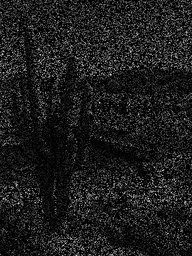
#> input picture filter/image/A.png, 192 x 256 px, shrunk from 306 x 408 before the run
$ jupyter execute --allow-errors image.ipynb   (shell and % lines are left out)
#> lines starting #> are read from the running program, lines starting #| are printed output that depends on the picture
[cell 1]
import numpy as np
import cv2
import matplotlib.pyplot as plt
img_origin = cv2.imread('./image/A.png')
#> img_origin is the input picture: shape (256, 192, 3); min 0, max 228, mean 28.7
b,g,r = cv2.split(img_origin)
img_origin = cv2.merge([r,g,b])
plt.imshow(img_origin)

### 加上噪声

#> (a cell that did not finish here is left out)

### 获取噪声mask

[cell 3]
mask = []
#> (the rest of this cell did not finish here and is left out)

### 利用cvxpy解决图像凸优化

[cell 4]
# [18 lines of commented-out code are left out]

[cell 5]
img_medianBlur = cv2.medianBlur(img_origin, 3)
plt.subplot(121),plt.imshow(img_origin)
plt.subplot(122),plt.imshow(img_medianBlur)
plt.show()
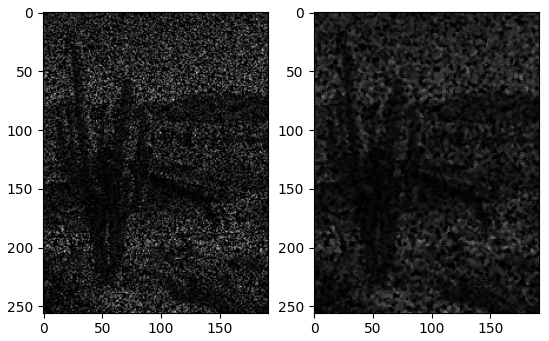
#> figure drawn by matplotlib, 2 panels

[cell 6]
img_blur=cv2.blur(img_origin,(5, 5))
plt.subplot(121),plt.imshow(img_origin)
plt.subplot(122),plt.imshow(img_blur)
plt.show()

[cell 7]
img_gaussianBlur=cv2.GaussianBlur(img_origin,(3,3),0)
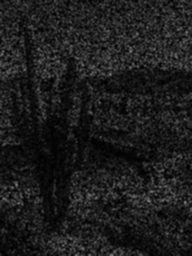
#> img_gaussianBlur: shape (256, 192, 3); min 0, max 128, mean 28.7
plt.subplot(121),plt.imshow(img_origin)
plt.subplot(122),plt.imshow(img_gaussianBlur)
plt.show()

[cell 8]
img_bilateral=cv2.bilateralFilter(img_origin,10,10,30)
plt.subplot(121),plt.imshow(img_origin)
plt.subplot(122),plt.imshow(img_bilateral)
plt.show()

[cell 9]
img_NLmeans = cv2.fastNlMeansDenoisingColored(img_origin,None,10,10,7,21)
plt.subplot(121),plt.imshow(img_origin)
plt.subplot(122),plt.imshow(img_NLmeans)
plt.show()

[cell 10]
def ArithmeticMeanOperator(roi):
    return np.mean(roi)
def ArithmeticMeanAlogrithm(image):
    new_image = np.zeros(image.shape)
    image = cv2.copyMakeBorder(image,1,1,1,1,cv2.BORDER_DEFAULT)
    for i in range(1,image.shape[0]-1):
        for j in range(1,image.shape[1]-1):
            new_image[i-1,j-1] = ArithmeticMeanOperator(image[i-1:i+2,j-1:j+2])
    new_image = (new_image-np.min(image))*(255/np.max(image))
    return new_image.astype(np.uint8)
def rgbArithmeticMean(image):
    r,g,b = cv2.split(image)
    r = ArithmeticMeanAlogrithm(r)
    g = ArithmeticMeanAlogrithm(g)
    b = ArithmeticMeanAlogrithm(b)
    return cv2.merge([r,g,b])
#> returned value: shape (256, 192, 3)
plt.subplot(121),plt.imshow(img_origin)
plt.subplot(122),plt.imshow(rgbArithmeticMean(img_origin))
plt.show()

[cell 11]
import cv2
import numpy as np
import matplotlib.pyplot as plt

img_noise = cv2.imread('./image/B.png')
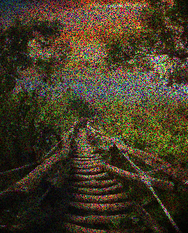
#> input picture filter/image/B.png, 188 x 233 px, shrunk from 299 x 372 before the run
#> img_noise is the input picture: shape (233, 188, 3); mean B, G, R 38.1, 58.4, 68.5
b, g, r = cv2.split(img_noise)
#> b: shape (233, 188)
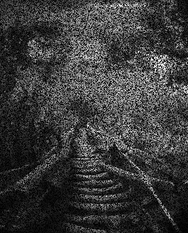
#> g: shape (233, 188); min 0, max 255, mean 58.4
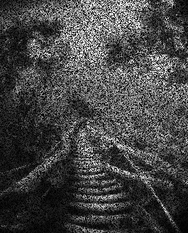
#> r: shape (233, 188); min 0, max 255, mean 68.5
img_noise = cv2.merge([r, g, b])

mask = []
for row in range(img_noise.shape[0]):
    line_mask = []
    for col in range(img_noise.shape[1]):
        if img_noise[row][col][0] != 0 or img_noise[row][col][1] != 0 or img_noise[row][col][2] != 0:
            line_mask.append(1)
        else:
            line_mask.append(0)
    mask.append(line_mask)


def IHMeanMask(image):
    img_mask = image.copy()
    for row in range(image.shape[0]):
        for col in range(image.shape[1]):
            if mask[row][col] == 1:
                img_mask[row][col] = img_noise[row][col]
            else:
                pass
    return img_mask

def IHMeanOperator(roi, q):
    roi = roi.astype(np.float64)
    return np.mean((roi)**(q+1))/np.mean((roi)**(q))

def IHMeanFilter(image, q):
#> called with q = 0.1
    image_filter = np.zeros(image.shape)
    image = cv2.copyMakeBorder(image, 1, 1, 1, 1, cv2.BORDER_DEFAULT)
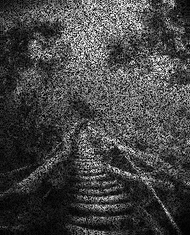
#> image: shape (235, 190); min 0, max 255, mean 68.1
    for i in range(1, image.shape[0]-1):
        for j in range(1, image.shape[1]-1):
            image_filter[i-1, j-1] = IHMeanOperator(image[i-1:i+2, j-1:j+2], q)
#> this loop made 233 passes
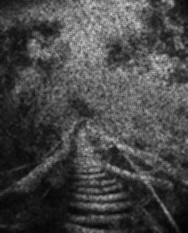
#> image_filter: shape (233, 188) float64; min 3.02, max 209.9, mean 70.8
    image_filter = (image_filter-np.min(image))*(255/np.max(image))
    return image_filter.astype(np.uint8)
#> returned value: shape (233, 188)


def IHMean(image, q):
    r, g, b = cv2.split(image)
    r = IHMeanFilter(r, q)
    g = IHMeanFilter(g, q)
#> call 2 of IHMeanFilter, with q = 0.1
#> after the loop in IHMeanFilter (call 2), `for i in range(1, image.shape[0]-1):`:
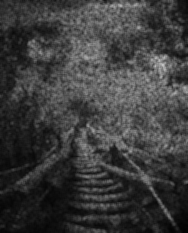
#> image_filter: shape (233, 188) float64; min 2.52, max 196.9, mean 60.3
    b = IHMeanFilter(b, q)
#> call 3 of IHMeanFilter, with q = 0.1
#> after the loop in IHMeanFilter (call 3), `for i in range(1, image.shape[0]-1):`:
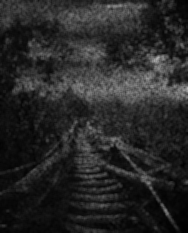
#> image_filter: shape (233, 188) float64; min 1.46, max 178, mean 39.7
    return cv2.merge([r, g, b])
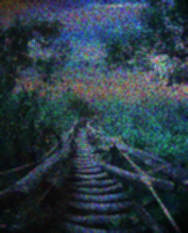
#> returned value: shape (233, 188, 3); mean of channels 0, 1, 2 70.3, 59.8, 43.3; drawn as B, G, R


def IHMeanEpoch(img_IHMean):
    img_IHMean = IHMeanMask(img_IHMean)
    img_IHMean = IHMean(img_IHMean, 0.1)
    return img_IHMean


plt.subplot(221), plt.imshow(img_noise)
img_IHMean = IHMean(img_noise, 0.1)
plt.subplot(222), plt.imshow(img_IHMean)
img_IHMean = IHMeanEpoch(img_IHMean)
plt.subplot(223), plt.imshow(img_IHMean)
for i in range(3):
    img_IHMean = IHMeanEpoch(img_IHMean)
plt.subplot(224), plt.imshow(img_IHMean)
plt.show()
r, g, b = cv2.split(img_IHMean)
img_IHMean = cv2.merge([b, g, r])
cv2.imwrite("1.png", img_IHMean)
#> Out = True
